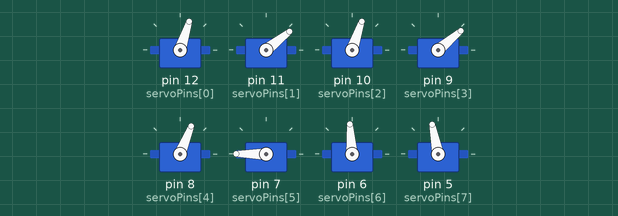
This sketch was run on a simulated Arduino Uno, built with avr-gcc and run on an emulated ATmega328P. Parts: 8 × servo. What the sketch prints to the serial monitor is not drawn.

Above: at 1.15 s.
At 5.35 s:
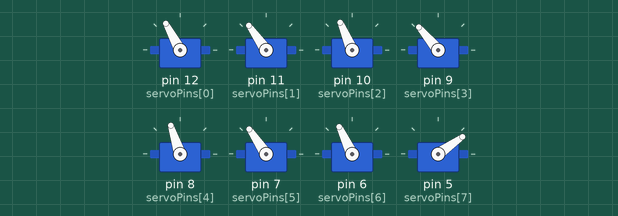
At 9.55 s:
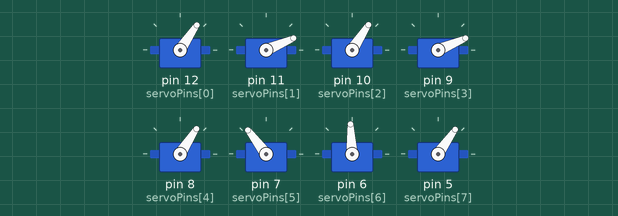
At 18.26 s:
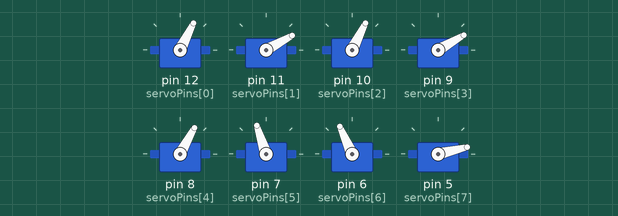
At 26.67 s:
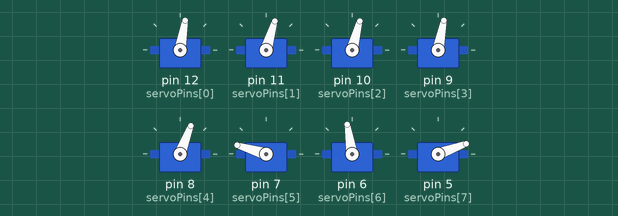
At 35.38 s:
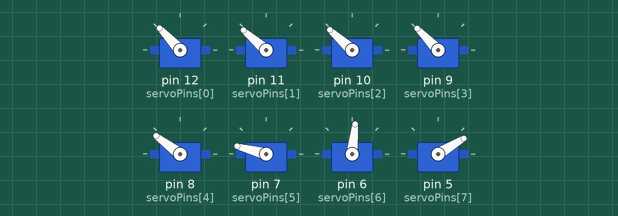
Timing chart, 0 to 35.5 s (numbered marks = the images above):
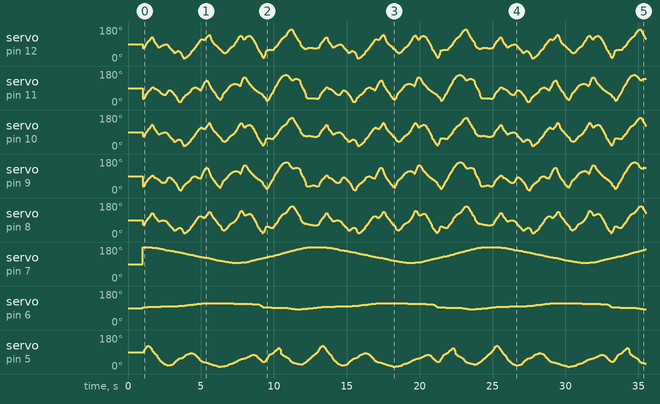

The sketch:

hand_movements_20251230_202607.ino
```cpp
/*
 * 8-Servo Hand Control - Generated Movement Code (SIMULTANEOUS PLAYBACK)
 * Generated: 2025-12-30 20:26:07
 * Layers: 4
 * Original Frames Recorded: 5511
 * Loop Duration: 17.93s (recorded) / 11.95s (at 1.5x speed)
 * Playback Speed: 1.5x
 *
 * Hardware: 5 Finger Servos + 3 Arm Servos
 * Fingers: Thumb, Index, Middle, Ring, Pinky
 * Arm: Shoulder, Elbow, Wrist
 *
 * Pin Mapping (reversed order):
 * Pin 12 -> Thumb (servo 0)
 * Pin 11 -> Index (servo 1)
 * Pin 10 -> Middle (servo 2)
 * Pin 9  -> Ring (servo 3)
 * Pin 8  -> Pinky (servo 4)
 * Pin 7  -> Shoulder (servo 5)
 * Pin 6  -> Elbow (servo 6)
 * Pin 5  -> Wrist (servo 7)
 */

#include <Servo.h>

// Servo objects
Servo servo[8];
int servoPins[8] = {12, 11, 10, 9, 8, 7, 6, 5};

// Timing
unsigned long loopStartTime;
unsigned long loopDuration = 11953; // milliseconds (adjusted for 1.5x speed)

// Layer data structures

// Layer 1: Layer_1 (manual mode) - 56 keyframes
const int layer1_count = 56;
const unsigned long layer1_times[] PROGMEM = {10, 866, 1093, 1336, 1462, 1578, 1876, 2110, 2262, 2496, 2705, 2854, 3053, 3321, 3529, 3644, 3773, 4030, 4251, 4518, 4729, 4838, 4968, 5188, 5467, 5746, 5946, 6222, 7004, 7180, 7332, 7513, 7680, 7833, 8012, 8192, 8387, 8513, 8661, 8915, 9062, 9177, 9391, 9525, 9645, 9823, 9950, 10121, 10265, 10390, 10563, 10725, 10936, 11135, 11552, 11943};
const int layer1_servo5[] PROGMEM = {180, 176, 173, 170, 167, 164, 161, 158, 155, 152, 149, 146, 142, 139, 136, 133, 130, 127, 124, 121, 118, 115, 112, 109, 105, 102, 99, 96, 99, 102, 105, 109, 112, 115, 118, 121, 124, 127, 130, 133, 136, 139, 142, 146, 149, 152, 155, 158, 161, 164, 167, 170, 173, 176, 180, 180};
int layer1_index = 0;

// Layer 2: Layer_2 (manual mode) - 19 keyframes
const int layer2_count = 19;
const unsigned long layer2_times[] PROGMEM = {0, 304, 1711, 2773, 2948, 3452, 3686, 4180, 7260, 7934, 8066, 8114, 8170, 8213, 8275, 9948, 10195, 10419, 11940};
const int layer2_servo6[] PROGMEM = {93, 96, 99, 102, 105, 109, 112, 115, 112, 109, 105, 102, 99, 96, 93, 90, 87, 84, 85};
int layer2_index = 0;

// Layer 3: Layer_3 (cursor mode) - 161 keyframes
const int layer3_count = 161;
const unsigned long layer3_times[] PROGMEM = {3, 168, 240, 309, 378, 445, 513, 583, 651, 721, 789, 856, 929, 1000, 1070, 1141, 1220, 1289, 1432, 1599, 1673, 1742, 1811, 1885, 1965, 2034, 2102, 2182, 2250, 2320, 2395, 2464, 2562, 2630, 2699, 2776, 2844, 2914, 2985, 3065, 3147, 3225, 3294, 3360, 3433, 3503, 3571, 3646, 3715, 3784, 3858, 3932, 4001, 4068, 4139, 4209, 4280, 4351, 4418, 4490, 4560, 4630, 4698, 4768, 4837, 4907, 4975, 5042, 5109, 5176, 5257, 5335, 5406, 5478, 5550, 5622, 5692, 5770, 5839, 5907, 5982, 6050, 6164, 6250, 6323, 6394, 6464, 6534, 6601, 6670, 6740, 6807, 6878, 6948, 7049, 7119, 7193, 7261, 7336, 7403, 7475, 7543, 7613, 7684, 7755, 7825, 7893, 7973, 8043, 8125, 8200, 8275, 8355, 8426, 8499, 8618, 8684, 8754, 8824, 8892, 8966, 9036, 9104, 9175, 9243, 9312, 9385, 9455, 9525, 9591, 9674, 9777, 9853, 9928, 10001, 10071, 10139, 10206, 10281, 10349, 10417, 10490, 10566, 10634, 10708, 10778, 10848, 10930, 11004, 11079, 11147, 11215, 11300, 11419, 11498, 11590, 11666, 11734, 11803, 11872, 11942};
const int layer3_servo0[] PROGMEM = {68, 73, 89, 96, 104, 109, 114, 122, 128, 115, 101, 95, 89, 79, 73, 74, 77, 81, 86, 89, 87, 81, 73, 67, 61, 56, 47, 44, 46, 49, 53, 52, 47, 39, 29, 14, 14, 16, 20, 24, 30, 36, 41, 51, 57, 62, 67, 75, 85, 91, 99, 106, 114, 115, 113, 112, 115, 121, 127, 135, 139, 127, 112, 101, 94, 89, 85, 81, 76, 70, 64, 61, 52, 48, 44, 42, 45, 48, 52, 59, 66, 72, 78, 83, 90, 98, 106, 115, 125, 134, 136, 127, 118, 113, 119, 128, 132, 133, 133, 130, 124, 114, 108, 97, 87, 77, 60, 55, 44, 36, 22, 17, 21, 36, 56, 59, 60, 60, 59, 59, 60, 67, 73, 78, 83, 89, 100, 107, 114, 121, 126, 131, 137, 147, 155, 162, 166, 168, 162, 149, 140, 129, 121, 112, 105, 98, 84, 76, 71, 66, 66, 66, 69, 74, 75, 75, 73, 70, 68, 66, 67};
const int layer3_servo1[] PROGMEM = {33, 39, 55, 62, 70, 76, 80, 87, 95, 93, 86, 86, 84, 81, 77, 71, 65, 60, 55, 56, 63, 73, 78, 78, 73, 67, 60, 54, 46, 38, 27, 18, 16, 18, 24, 39, 44, 49, 54, 58, 63, 69, 73, 84, 89, 92, 93, 93, 88, 87, 83, 79, 79, 89, 99, 111, 121, 128, 130, 121, 105, 98, 88, 79, 72, 67, 59, 47, 42, 35, 30, 27, 34, 45, 61, 67, 72, 78, 85, 93, 100, 106, 110, 113, 113, 112, 110, 109, 104, 100, 107, 123, 138, 148, 144, 134, 124, 115, 110, 105, 97, 91, 86, 81, 77, 75, 69, 66, 64, 59, 55, 45, 43, 33, 23, 26, 35, 45, 54, 63, 70, 84, 94, 104, 111, 121, 133, 140, 147, 154, 158, 159, 159, 156, 150, 143, 137, 133, 131, 135, 137, 140, 140, 137, 134, 128, 113, 104, 99, 90, 70, 45, 39, 39, 42, 47, 52, 59, 68, 78, 84};
const int layer3_servo2[] PROGMEM = {67, 72, 87, 94, 102, 108, 113, 121, 130, 119, 106, 100, 94, 85, 79, 79, 82, 85, 88, 87, 83, 76, 68, 62, 56, 51, 42, 39, 41, 44, 49, 51, 49, 43, 34, 18, 17, 18, 22, 27, 32, 38, 43, 54, 59, 65, 71, 80, 90, 96, 103, 109, 114, 112, 108, 107, 109, 116, 121, 130, 138, 130, 115, 105, 98, 93, 89, 82, 77, 70, 64, 60, 48, 43, 40, 39, 42, 46, 51, 58, 65, 71, 76, 81, 86, 93, 101, 110, 121, 131, 139, 133, 123, 115, 116, 123, 126, 128, 129, 126, 120, 110, 104, 92, 82, 72, 55, 50, 39, 32, 21, 21, 26, 41, 57, 57, 56, 55, 53, 54, 55, 63, 69, 75, 81, 87, 99, 106, 113, 120, 124, 129, 133, 141, 149, 157, 163, 166, 164, 154, 145, 134, 126, 116, 109, 102, 87, 80, 74, 70, 72, 70, 71, 73, 73, 71, 68, 65, 63, 61, 62};
const int layer3_servo3[] PROGMEM = {35, 41, 58, 65, 73, 78, 82, 88, 95, 90, 82, 81, 79, 76, 71, 66, 60, 56, 54, 59, 67, 79, 84, 83, 77, 72, 64, 59, 52, 44, 31, 20, 15, 14, 19, 34, 40, 46, 51, 55, 61, 66, 70, 80, 86, 88, 89, 87, 83, 81, 79, 77, 80, 93, 104, 116, 126, 133, 135, 126, 107, 96, 85, 76, 69, 64, 56, 47, 42, 36, 30, 29, 39, 51, 65, 70, 75, 80, 85, 93, 100, 106, 111, 115, 116, 117, 115, 114, 109, 103, 105, 118, 133, 146, 147, 139, 129, 120, 115, 109, 102, 96, 91, 86, 82, 80, 73, 71, 67, 62, 56, 41, 38, 28, 22, 28, 39, 50, 59, 68, 75, 88, 97, 107, 114, 122, 133, 140, 148, 154, 159, 162, 162, 161, 156, 148, 140, 135, 130, 131, 132, 135, 135, 133, 130, 124, 109, 100, 95, 85, 65, 41, 38, 40, 45, 51, 57, 65, 74, 83, 88};
const int layer3_servo4[] PROGMEM = {64, 69, 84, 90, 99, 104, 110, 119, 129, 122, 110, 104, 99, 90, 84, 84, 86, 88, 89, 84, 78, 70, 63, 58, 52, 47, 38, 35, 36, 39, 44, 48, 50, 46, 39, 23, 21, 22, 25, 30, 36, 41, 47, 58, 63, 70, 76, 86, 95, 101, 107, 111, 112, 107, 102, 101, 105, 111, 116, 124, 135, 131, 118, 108, 101, 96, 90, 81, 75, 68, 63, 57, 42, 38, 36, 37, 41, 45, 51, 59, 67, 72, 76, 80, 84, 89, 96, 104, 115, 128, 140, 137, 128, 118, 114, 118, 121, 122, 123, 121, 115, 105, 98, 87, 77, 67, 51, 46, 36, 30, 21, 25, 31, 46, 57, 54, 51, 50, 48, 49, 51, 59, 66, 73, 79, 87, 99, 106, 113, 120, 124, 127, 130, 137, 144, 151, 159, 164, 165, 158, 150, 139, 131, 121, 114, 106, 92, 84, 79, 75, 77, 73, 72, 71, 69, 66, 63, 60, 58, 57, 59};
int layer3_index = 0;

// Layer 4: Layer_4 (manual mode) - 165 keyframes
const int layer4_count = 165;
const unsigned long layer4_times[] PROGMEM = {0, 35, 73, 107, 142, 179, 217, 251, 309, 377, 480, 518, 558, 602, 636, 673, 711, 748, 782, 824, 882, 918, 954, 994, 1030, 1067, 1102, 1144, 1185, 1227, 1276, 1328, 1368, 1428, 1477, 1591, 1668, 2001, 2072, 2130, 2178, 2221, 2271, 2312, 2363, 2432, 2468, 2538, 2736, 2786, 2847, 2895, 2933, 2972, 3091, 3194, 3286, 3448, 3537, 3587, 3629, 3665, 3702, 3743, 3780, 3818, 3855, 3889, 3933, 3985, 4025, 4088, 4307, 4441, 4567, 4686, 4749, 4922, 5111, 5228, 5755, 5815, 5861, 5904, 6061, 6232, 6314, 6383, 6476, 6532, 6579, 6679, 6804, 6956, 7116, 7172, 7258, 7374, 7426, 7554, 7752, 7789, 7829, 7866, 7902, 7938, 7988, 8037, 8086, 8144, 8180, 8262, 8415, 8454, 8490, 8527, 8576, 8613, 8651, 8688, 8743, 8842, 8892, 8989, 9029, 9071, 9105, 9155, 9208, 9245, 9279, 9342, 9444, 9478, 9532, 9574, 9617, 9687, 9789, 9847, 9905, 9979, 10022, 10057, 10091, 10126, 10174, 10229, 10297, 10501, 10699, 10766, 10806, 10868, 10940, 11097, 11236, 11604, 11638, 11673, 11719, 11791, 11833, 11888, 11947};
const int layer4_servo7[] PROGMEM = {86, 90, 93, 97, 101, 105, 110, 117, 120, 123, 118, 114, 110, 106, 98, 95, 92, 88, 84, 81, 78, 75, 72, 67, 61, 57, 52, 49, 45, 42, 39, 36, 32, 29, 26, 23, 20, 23, 26, 29, 32, 39, 42, 45, 48, 51, 54, 57, 60, 63, 66, 69, 73, 76, 79, 82, 85, 82, 79, 76, 73, 69, 66, 63, 60, 57, 54, 50, 47, 44, 41, 38, 35, 32, 29, 26, 23, 20, 16, 13, 17, 20, 23, 26, 29, 32, 36, 39, 42, 45, 48, 51, 54, 57, 60, 63, 66, 69, 73, 76, 73, 69, 66, 63, 60, 57, 54, 50, 47, 44, 41, 38, 41, 44, 49, 55, 58, 64, 69, 75, 78, 81, 84, 87, 91, 94, 97, 100, 103, 106, 110, 113, 101, 82, 79, 76, 73, 69, 66, 63, 60, 57, 54, 50, 47, 43, 40, 37, 33, 30, 27, 24, 21, 18, 15, 12, 9, 12, 16, 20, 23, 26, 29, 32, 35};
int layer4_index = 0;

void setup() {
  Serial.begin(9600);

  // Attach servos
  for(int i = 0; i < 8; i++) {
    servo[i].attach(servoPins[i]);
    servo[i].write(90);
  }

  delay(1000);
  Serial.println("8-Servo Hand Control Ready - Simultaneous Playback");
  loopStartTime = millis();
}

void loop() {
  unsigned long elapsed = millis() - loopStartTime;

  // Smooth loop blending - last 10% of loop blends back to start
  unsigned long blendZone = loopDuration / 10;  // 10% blend zone
  bool isBlending = elapsed >= (loopDuration - blendZone);
  float blendFactor = 0.0;

  if(isBlending) {
    blendFactor = (float)(elapsed - (loopDuration - blendZone)) / (float)blendZone;
    blendFactor = constrain(blendFactor, 0.0, 1.0);
  }

  // Loop the sequence
  if(elapsed >= loopDuration) {
    loopStartTime = millis();
    elapsed = 0;
    layer1_index = 0;
    layer2_index = 0;
    layer3_index = 0;
    layer4_index = 0;
  }

  // Update layer 1 with interpolation
  if(layer1_index < layer1_count - 1) {
    unsigned long currentTime = pgm_read_dword(&layer1_times[layer1_index]);
    unsigned long nextTime = pgm_read_dword(&layer1_times[layer1_index + 1]);

    // Move to next keyframe if we've passed it
    if(elapsed >= nextTime) {
      layer1_index++;
    }

    // Interpolate between current and next keyframe
    if(layer1_index < layer1_count - 1 && elapsed >= currentTime) {
      currentTime = pgm_read_dword(&layer1_times[layer1_index]);
      nextTime = pgm_read_dword(&layer1_times[layer1_index + 1]);

      // Calculate interpolation factor (0.0 to 1.0)
      float factor = (float)(elapsed - currentTime) / (float)(nextTime - currentTime);
      factor = constrain(factor, 0.0, 1.0);

      // Interpolate Shoulder
      int curr5 = pgm_read_word(&layer1_servo5[layer1_index]);
      int next5 = pgm_read_word(&layer1_servo5[layer1_index + 1]);
      int start5 = pgm_read_word(&layer1_servo5[0]);

      if(curr5 != -1 && next5 != -1) {
        int interpolated = curr5 + (int)((next5 - curr5) * factor);

        // Apply blend zone for smooth looping
        if(isBlending && start5 != -1) {
          interpolated = interpolated * (1.0 - blendFactor) + start5 * blendFactor;
        }

        servo[5].write(interpolated);
      } else if(curr5 != -1) {
        int pos = curr5;

        // Apply blend zone for smooth looping
        if(isBlending && start5 != -1) {
          pos = pos * (1.0 - blendFactor) + start5 * blendFactor;
        }

        servo[5].write(pos);
      }
    }
  }

  // Update layer 2 with interpolation
  if(layer2_index < layer2_count - 1) {
    unsigned long currentTime = pgm_read_dword(&layer2_times[layer2_index]);
    unsigned long nextTime = pgm_read_dword(&layer2_times[layer2_index + 1]);

    // Move to next keyframe if we've passed it
    if(elapsed >= nextTime) {
      layer2_index++;
    }

    // Interpolate between current and next keyframe
    if(layer2_index < layer2_count - 1 && elapsed >= currentTime) {
      currentTime = pgm_read_dword(&layer2_times[layer2_index]);
      nextTime = pgm_read_dword(&layer2_times[layer2_index + 1]);

      // Calculate interpolation factor (0.0 to 1.0)
      float factor = (float)(elapsed - currentTime) / (float)(nextTime - currentTime);
      factor = constrain(factor, 0.0, 1.0);

      // Interpolate Elbow
      int curr6 = pgm_read_word(&layer2_servo6[layer2_index]);
      int next6 = pgm_read_word(&layer2_servo6[layer2_index + 1]);
      int start6 = pgm_read_word(&layer2_servo6[0]);

      if(curr6 != -1 && next6 != -1) {
        int interpolated = curr6 + (int)((next6 - curr6) * factor);

        // Apply blend zone for smooth looping
        if(isBlending && start6 != -1) {
          interpolated = interpolated * (1.0 - blendFactor) + start6 * blendFactor;
        }

        servo[6].write(interpolated);
      } else if(curr6 != -1) {
        int pos = curr6;

        // Apply blend zone for smooth looping
        if(isBlending && start6 != -1) {
          pos = pos * (1.0 - blendFactor) + start6 * blendFactor;
        }

        servo[6].write(pos);
      }
    }
  }

  // Update layer 3 with interpolation
  if(layer3_index < layer3_count - 1) {
    unsigned long currentTime = pgm_read_dword(&layer3_times[layer3_index]);
    unsigned long nextTime = pgm_read_dword(&layer3_times[layer3_index + 1]);

    // Move to next keyframe if we've passed it
    if(elapsed >= nextTime) {
      layer3_index++;
    }

    // Interpolate between current and next keyframe
    if(layer3_index < layer3_count - 1 && elapsed >= currentTime) {
      currentTime = pgm_read_dword(&layer3_times[layer3_index]);
      nextTime = pgm_read_dword(&layer3_times[layer3_index + 1]);

      // Calculate interpolation factor (0.0 to 1.0)
      float factor = (float)(elapsed - currentTime) / (float)(nextTime - currentTime);
      factor = constrain(factor, 0.0, 1.0);

      // Interpolate Thumb
      int curr0 = pgm_read_word(&layer3_servo0[layer3_index]);
      int next0 = pgm_read_word(&layer3_servo0[layer3_index + 1]);
      int start0 = pgm_read_word(&layer3_servo0[0]);

      if(curr0 != -1 && next0 != -1) {
        int interpolated = curr0 + (int)((next0 - curr0) * factor);

        // Apply blend zone for smooth looping
        if(isBlending && start0 != -1) {
          interpolated = interpolated * (1.0 - blendFactor) + start0 * blendFactor;
        }

        servo[0].write(interpolated);
      } else if(curr0 != -1) {
        int pos = curr0;

        // Apply blend zone for smooth looping
        if(isBlending && start0 != -1) {
          pos = pos * (1.0 - blendFactor) + start0 * blendFactor;
        }

        servo[0].write(pos);
      }
      // Interpolate Index
      int curr1 = pgm_read_word(&layer3_servo1[layer3_index]);
      int next1 = pgm_read_word(&layer3_servo1[layer3_index + 1]);
      int start1 = pgm_read_word(&layer3_servo1[0]);

      if(curr1 != -1 && next1 != -1) {
        int interpolated = curr1 + (int)((next1 - curr1) * factor);

        // Apply blend zone for smooth looping
        if(isBlending && start1 != -1) {
          interpolated = interpolated * (1.0 - blendFactor) + start1 * blendFactor;
        }

        servo[1].write(interpolated);
      } else if(curr1 != -1) {
        int pos = curr1;

        // Apply blend zone for smooth looping
        if(isBlending && start1 != -1) {
          pos = pos * (1.0 - blendFactor) + start1 * blendFactor;
        }

        servo[1].write(pos);
      }
      // Interpolate Middle
      int curr2 = pgm_read_word(&layer3_servo2[layer3_index]);
      int next2 = pgm_read_word(&layer3_servo2[layer3_index + 1]);
      int start2 = pgm_read_word(&layer3_servo2[0]);

      if(curr2 != -1 && next2 != -1) {
        int interpolated = curr2 + (int)((next2 - curr2) * factor);

        // Apply blend zone for smooth looping
        if(isBlending && start2 != -1) {
          interpolated = interpolated * (1.0 - blendFactor) + start2 * blendFactor;
        }

        servo[2].write(interpolated);
      } else if(curr2 != -1) {
        int pos = curr2;

        // Apply blend zone for smooth looping
        if(isBlending && start2 != -1) {
          pos = pos * (1.0 - blendFactor) + start2 * blendFactor;
        }

        servo[2].write(pos);
      }
      // Interpolate Ring
      int curr3 = pgm_read_word(&layer3_servo3[layer3_index]);
      int next3 = pgm_read_word(&layer3_servo3[layer3_index + 1]);
      int start3 = pgm_read_word(&layer3_servo3[0]);

      if(curr3 != -1 && next3 != -1) {
        int interpolated = curr3 + (int)((next3 - curr3) * factor);

        // Apply blend zone for smooth looping
        if(isBlending && start3 != -1) {
          interpolated = interpolated * (1.0 - blendFactor) + start3 * blendFactor;
        }

        servo[3].write(interpolated);
      } else if(curr3 != -1) {
        int pos = curr3;

        // Apply blend zone for smooth looping
        if(isBlending && start3 != -1) {
          pos = pos * (1.0 - blendFactor) + start3 * blendFactor;
        }

        servo[3].write(pos);
      }
      // Interpolate Pinky
      int curr4 = pgm_read_word(&layer3_servo4[layer3_index]);
      int next4 = pgm_read_word(&layer3_servo4[layer3_index + 1]);
      int start4 = pgm_read_word(&layer3_servo4[0]);

      if(curr4 != -1 && next4 != -1) {
        int interpolated = curr4 + (int)((next4 - curr4) * factor);

        // Apply blend zone for smooth looping
        if(isBlending && start4 != -1) {
          interpolated = interpolated * (1.0 - blendFactor) + start4 * blendFactor;
        }

        servo[4].write(interpolated);
      } else if(curr4 != -1) {
        int pos = curr4;

        // Apply blend zone for smooth looping
        if(isBlending && start4 != -1) {
          pos = pos * (1.0 - blendFactor) + start4 * blendFactor;
        }

        servo[4].write(pos);
      }
    }
  }

  // Update layer 4 with interpolation
  if(layer4_index < layer4_count - 1) {
    unsigned long currentTime = pgm_read_dword(&layer4_times[layer4_index]);
    unsigned long nextTime = pgm_read_dword(&layer4_times[layer4_index + 1]);

    // Move to next keyframe if we've passed it
    if(elapsed >= nextTime) {
      layer4_index++;
    }

    // Interpolate between current and next keyframe
    if(layer4_index < layer4_count - 1 && elapsed >= currentTime) {
      currentTime = pgm_read_dword(&layer4_times[layer4_index]);
      nextTime = pgm_read_dword(&layer4_times[layer4_index + 1]);

      // Calculate interpolation factor (0.0 to 1.0)
      float factor = (float)(elapsed - currentTime) / (float)(nextTime - currentTime);
      factor = constrain(factor, 0.0, 1.0);

      // Interpolate Wrist
      int curr7 = pgm_read_word(&layer4_servo7[layer4_index]);
      int next7 = pgm_read_word(&layer4_servo7[layer4_index + 1]);
      int start7 = pgm_read_word(&layer4_servo7[0]);

      if(curr7 != -1 && next7 != -1) {
        int interpolated = curr7 + (int)((next7 - curr7) * factor);

        // Apply blend zone for smooth looping
        if(isBlending && start7 != -1) {
          interpolated = interpolated * (1.0 - blendFactor) + start7 * blendFactor;
        }

        servo[7].write(interpolated);
      } else if(curr7 != -1) {
        int pos = curr7;

        // Apply blend zone for smooth looping
        if(isBlending && start7 != -1) {
          pos = pos * (1.0 - blendFactor) + start7 * blendFactor;
        }

        servo[7].write(pos);
      }
    }
  }

  delay(5); // 200Hz update rate for smooth interpolation
}
```
